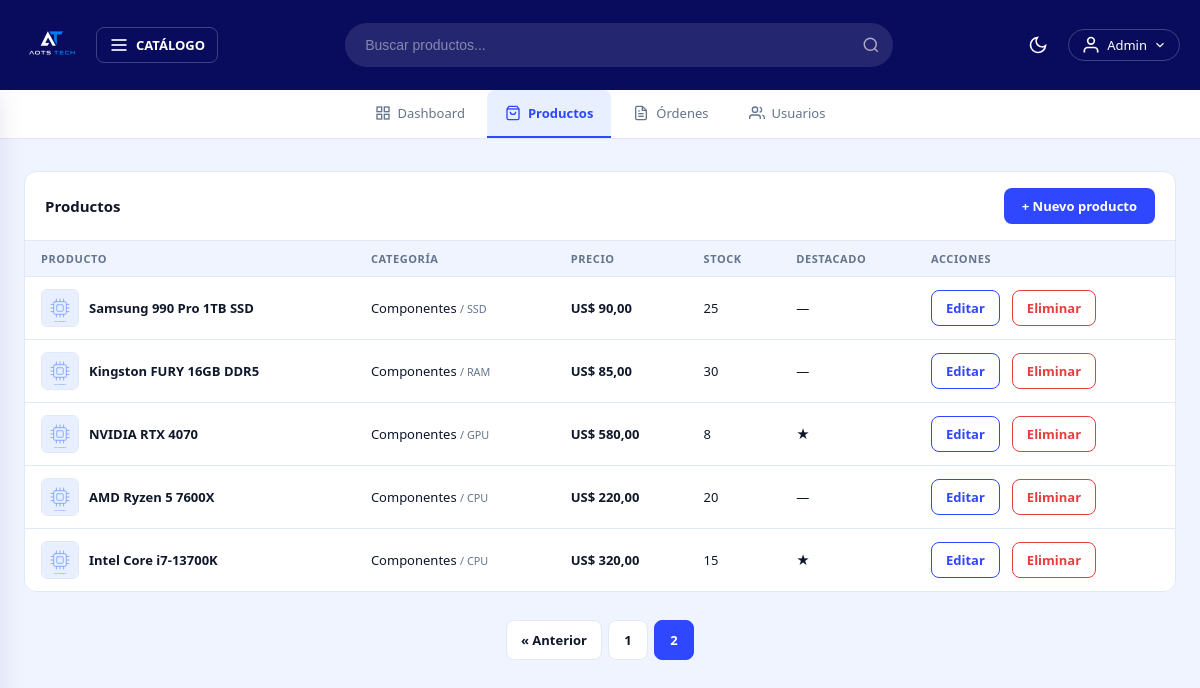
/admin/productos?page=2 (signed in), run on an earlier commit of the app's database.
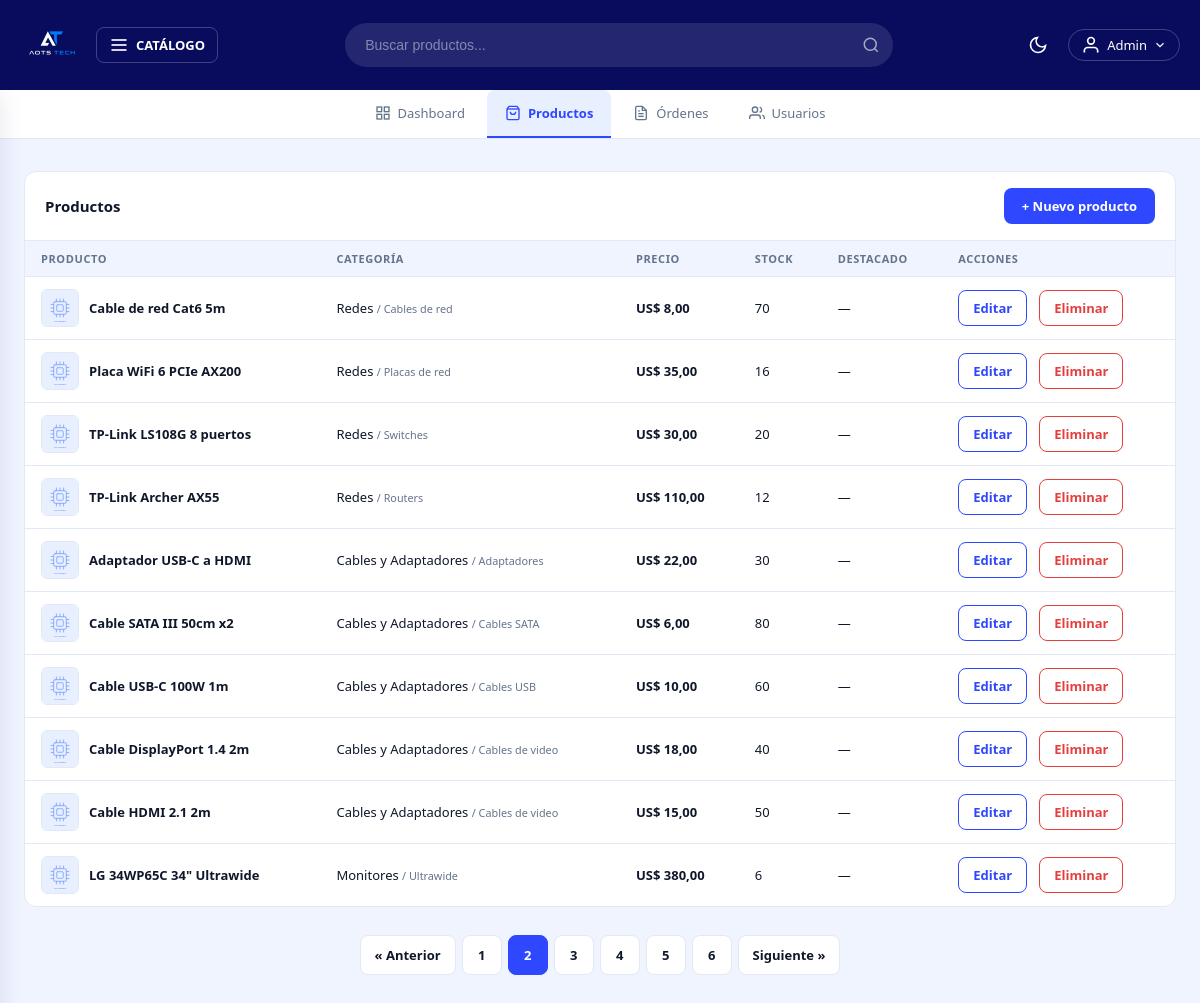
And on a later commit of the database.
### tables this page shows
CREATE TABLE productos (
    id              INT AUTO_INCREMENT PRIMARY KEY,
    nombre          VARCHAR(120)  NOT NULL,
    marca           VARCHAR(60)   NOT NULL DEFAULT '',
    descripcion     TEXT          NOT NULL,
    precio          DECIMAL(10,2) NOT NULL,
    stock           INT           NOT NULL DEFAULT 0,
    imagen          VARCHAR(255)  DEFAULT 'default.webp',
    subcategoria_id INT           NOT NULL,
    destacado       TINYINT(1)    NOT NULL DEFAULT 0,
    creado_en       TIMESTAMP     DEFAULT CURRENT_TIMESTAMP,
    CONSTRAINT fk_producto_subcategoria FOREIGN KEY (subcategoria_id) REFERENCES subcategorias(id)
);

CREATE TABLE categorias (
    id          INT AUTO_INCREMENT PRIMARY KEY,
    nombre      VARCHAR(80)  NOT NULL,
    slug        VARCHAR(80)  NOT NULL UNIQUE,
    descripcion VARCHAR(255) DEFAULT ''
);

CREATE TABLE subcategorias (
    id           INT AUTO_INCREMENT PRIMARY KEY,
    nombre       VARCHAR(80)  NOT NULL,
    slug         VARCHAR(80)  NOT NULL UNIQUE,
    categoria_id INT          NOT NULL,
    descripcion  VARCHAR(255) DEFAULT '',
    CONSTRAINT fk_sub_categoria FOREIGN KEY (categoria_id) REFERENCES categorias(id)
);

### controllers/AdminController.php (called while the page is built, shortened)
<?php
class AdminController {
    public static function productos(Router $router) {
        $pagina_actual = filter_var($_GET['page'] ?? 1, FILTER_VALIDATE_INT);
        $por_pagina = 10;
        $total      = Producto::total();
        $offset     = ($pagina_actual - 1) * $por_pagina;
        $productos  = Producto::paginar($por_pagina, $offset);
        foreach($productos as $producto) {
            $producto->subcategoria = Subcategoria::find($producto->subcategoria_id);
            if($producto->subcategoria) {
                $producto->categoria = Categoria::find($producto->subcategoria->categoria_id);
            }
        }
        $router->render('admin/productos/index', [
            'titulo'        => 'Productos',
            'productos'     => $productos,
            'pagina_actual' => $pagina_actual,
            'total_paginas' => (int) ceil($total / $por_pagina)
        ]);
    }
}

### public/index.php (called while the page is built, shortened)
<?php
require_once __DIR__ . '/../includes/app.php';
$router = new Router();
$router->get('/',         [PaginasController::class, 'index']);
$router->get('/sobre',    [PaginasController::class, 'sobre']);
$router->get('/contacto', [PaginasController::class, 'contacto']);
$router->get('/garantia', [PaginasController::class, 'garantia']);
$router->post('/contacto',[PaginasController::class, 'contacto']);
$router->get('/404',      [PaginasController::class, 'error']);
$router->get('/producto', [PaginasController::class, 'producto']);
$router->get('/categoria-producto/categoria',    [PaginasController::class, 'categoria']);
$router->get('/categoria-producto/subcategoria', [PaginasController::class, 'subcategoria']);
$router->get('/buscar', [BuscadorController::class, 'buscar']);
$router->get('/login',        [AuthController::class, 'login']);
$router->post('/login',       [AuthController::class, 'login']);
$router->post('/logout',      [AuthController::class, 'logout']);
$router->get('/registro',     [AuthController::class, 'registro']);
$router->post('/registro',    [AuthController::class, 'registro']);
$router->get('/confirmar',    [AuthController::class, 'confirmar']);
$router->get('/olvide',       [AuthController::class, 'olvide']);
$router->post('/olvide',      [AuthController::class, 'olvide']);
$router->get('/restablecer',  [AuthController::class, 'restablecer']);
$router->post('/restablecer', [AuthController::class, 'restablecer']);
$router->get('/mensaje',      [AuthController::class, 'mensaje']);
$router->get('/carrito',             [CarritoController::class, 'index']);
$router->post('/carrito/agregar',    [CarritoController::class, 'agregar']);
$router->post('/carrito/actualizar', [CarritoController::class, 'actualizar']);
$router->post('/carrito/eliminar',   [CarritoController::class, 'eliminar']);
$router->post('/carrito/vaciar',     [CarritoController::class, 'vaciar']);
$router->get('/checkout',           [OrdenController::class, 'checkout']);
$router->post('/checkout',          [OrdenController::class, 'checkout']);
$router->get('/orden/confirmacion', [OrdenController::class, 'confirmacion']);
$router->get('/mis-pedidos',        [OrdenController::class, 'misPedidos']);
$router->get('/cuenta',            [UsuarioController::class, 'dashboard']);
$router->get('/cuenta/modificar',  [UsuarioController::class, 'modificar']);
$router->post('/cuenta/modificar', [UsuarioController::class, 'modificar']);
$router->get('/admin/dashboard', [AdminController::class, 'dashboard']);
$router->get('/admin/productos',           [AdminController::class, 'productos']);
$router->get('/admin/productos/crear',     [AdminController::class, 'crearProducto']);
$router->post('/admin/productos/crear',    [AdminController::class, 'crearProducto']);
$router->get('/admin/productos/editar',    [AdminController::class, 'editarProducto']);
$router->post('/admin/productos/editar',   [AdminController::class, 'editarProducto']);
$router->post('/admin/productos/eliminar', [AdminController::class, 'eliminarProducto']);
$router->get('/admin/ordenes',        [AdminController::class, 'ordenes']);
$router->get('/admin/ordenes/crear',  [AdminController::class, 'crearOrden']);
$router->post('/admin/ordenes/crear', [AdminController::class, 'crearOrden']);
$router->get('/admin/usuarios',       [AdminController::class, 'usuarios']);
$router->comprobarRutas();

### models/ActiveRecord.php (called while the page is built, shortened)
<?php
class ActiveRecord {
    protected static $db;
    protected static $tabla = '';
    public static function setDB($database) {
        self::$db = $database;
    }
    public static function consultarSQL($query) {
        $resultado = self::$db->query($query);
        $array = [];
        while($registro = $resultado->fetch_assoc()) {
            $array[] = static::crearObjeto($registro);
        }
        return $array;
    }
    protected static function crearObjeto($registro) {
        $objeto = new static;
        foreach($registro as $key => $value) {
            if(property_exists($objeto, $key)) {
                $objeto->$key = $value;
            }
        }
        return $objeto;
    }
    public static function find($id) {
        $id = (int) $id;
        $query = "SELECT * FROM " . static::$tabla . " WHERE id = {$id}";
        $resultado = self::consultarSQL($query);
        return array_shift($resultado);
    }
    public static function paginar($por_pagina, $offset) {
        $query = "SELECT * FROM " . static::$tabla . " ORDER BY id DESC LIMIT {$por_pagina} OFFSET {$offset}";
        return self::consultarSQL($query);
    }
}

### models/Producto.php (called while the page is built, shortened)
<?php
class Producto extends ActiveRecord
{
    public function __construct($args = [])
    {
        $this->imagen          = $args['imagen']          ?? 'default.webp';
    }
}

### includes/funciones.php (called while the page is built, shortened)
<?php
function s($html) : string {
    return htmlspecialchars($html ?? '');
}
function formatear_precio($precio) : string {
    return 'US$ ' . number_format((float)$precio, 2, ',', '.');
}

### includes/app.php (called while the page is built, shortened)
<?php
require __DIR__ . '/funciones.php';
spl_autoload_register(function($class) {
    $base  = __DIR__ . '/..';
    $class = str_replace('\\', '/', $class);
    $rutas = [
        $base . '/' . strtolower(explode('/', $class)[0]) . 's/' . basename($class) . '.php',
        $base . '/models/'      . basename($class) . '.php',
        $base . '/controllers/' . basename($class) . '.php',
        $base . '/router/'      . basename($class) . '.php',
    ];
    foreach($rutas as $ruta) {
        if(file_exists($ruta)) {
            return;
        }
    }
});

### views/admin/productos/index.php (the view, shortened to what the changed rows need)
<div class="admin">
    <div class="admin__seccion">
        <div class="admin__seccion-header">
            <h2 class="admin__seccion-titulo">Productos</h2>
        </div>
        <?php if (empty($productos)): ?>
            <p class="admin__vacio">No hay productos todavía. ¡Creá el primero!</p>
        <?php else: ?>
            <div class="admin__tabla-wrap">
                <table class="admin__tabla">
                    <thead>
                        <tr>
                            <th>Producto</th>
                            <th>Categoría</th>
                            <th>Precio</th>
                            <th>Stock</th>
                            <th>Destacado</th>
                            <th>Acciones</th>
                        </tr>
                    </thead>
                    <tbody>
                        <?php foreach ($productos as $producto): ?>
                        <tr>
                            <td>
                                <a class="admin__producto"
                                   href="/producto?id=<?= (int) $producto->id ?>"
                                   title="Ver en la tienda">
                                    <img src="/img/productos/<?= s($producto->imagen) ?>"
                                         alt=""
                                         onerror="this.onerror=null;this.src='/img/placeholder.svg'">
                                    <?= s($producto->nombre) ?>
                                </a>
                            </td>
                            <td>
                                <?= s($producto->categoria->nombre ?? '—') ?>
                                <small class="admin__sub">/ <?= s($producto->subcategoria->nombre ?? '—') ?></small>
                            </td>
                            <td class="admin__monto"><?= formatear_precio($producto->precio) ?></td>
                            <td>
                                <?php if ((int) $producto->stock === 0): ?>
                                    <span class="estado estado--cancelado">Sin stock</span>
                                <?php else: ?>
                                    <?= (int) $producto->stock ?>
                                <?php endif; ?>
                            </td>
                            <td><?= $producto->destacado ? '★' : '—' ?></td>
                            <td>
                                <div class="admin__acciones-fila">
                                    <a class="boton boton--secundario boton--sm"
                                       href="/admin/productos/editar?id=<?= (int) $producto->id ?>">Editar</a>
                                    <form method="POST" action="/admin/productos/eliminar"
                                          class="js-confirm"
                                          data-mensaje="¿Eliminar el producto «<?= s($producto->nombre) ?>»?">
                                        <button type="submit" class="boton boton--peligro boton--sm">Eliminar</button>
                                    </form>
                                </div>
                            </td>
                        </tr>
                        <?php endforeach; ?>
                    </tbody>
                </table>
            </div>
        <?php endif; ?>
    </div>
    <?php include __DIR__ . '/../../parciales/paginacion.php'; ?>
</div>

### views/parciales/paginacion.php (shortened to what the changed rows need)
<?php if (($total_paginas ?? 1) > 1): ?>
<nav class="paginacion" aria-label="Paginación">
    <?php if ($pagina_actual > 1): ?>
        <a class="paginacion__enlace paginacion__enlace--texto" href="?page=<?= $pagina_actual - 1 ?>">&laquo; Anterior</a>
    <?php endif; ?>
    <?php for ($i = 1; $i <= $total_paginas; $i++): ?>
        <?php if ($i === $pagina_actual): ?>
            <span class="paginacion__enlace paginacion__enlace--actual" aria-current="page"><?= $i ?></span>
        <?php else: ?>
            <a class="paginacion__enlace" href="?page=<?= $i ?>"><?= $i ?></a>
        <?php endif; ?>
    <?php endfor; ?>
    <?php if ($pagina_actual < $total_paginas): ?>
        <a class="paginacion__enlace paginacion__enlace--texto" href="?page=<?= $pagina_actual + 1 ?>">Siguiente &raquo;</a>
    <?php endif; ?>
</nav>
<?php endif; ?>

What changed in the data, as far as the page shows it:
no longer on this page (row edited): productos: nombre "Samsung 990 Pro 1TB SSD", subcategoria.nombre "SSD", precio "US$ 90,00", stock "25"
no longer on this page (row unchanged): categorias: nombre "Componentes"
no longer on this page (row edited): productos: nombre "Kingston FURY 16GB DDR5", subcategoria.nombre "RAM", precio "US$ 85,00", stock "30"
no longer on this page (row edited): productos: nombre "NVIDIA RTX 4070", subcategoria.nombre "GPU", precio "US$ 580,00", stock "8"
no longer on this page (row edited): productos: nombre "AMD Ryzen 5 7600X", subcategoria.nombre "CPU", precio "US$ 220,00", stock "20"
no longer on this page (row edited): productos: nombre "Intel Core i7-13700K", subcategoria.nombre "CPU", precio "US$ 320,00", stock "15"
added productos: nombre "Cable de red Cat6 5m", subcategoria.nombre "Cables de red", precio "US$ 8,00", stock "70"
now on this page (row unchanged): categorias: nombre "Redes"
added productos: nombre "Placa WiFi 6 PCIe AX200", subcategoria.nombre "Placas de red", precio "US$ 35,00", stock "16"
added productos: nombre "TP-Link LS108G 8 puertos", subcategoria.nombre "Switches", precio "US$ 30,00", stock "20"
added productos: nombre "TP-Link Archer AX55", subcategoria.nombre "Routers", precio "US$ 110,00", stock "12"
added productos: nombre "Adaptador USB-C a HDMI", subcategoria.nombre "Adaptadores", precio "US$ 22,00", stock "30"
now on this page (row unchanged): categorias: nombre "Cables y Adaptadores"
added productos: nombre "Cable SATA III 50cm x2", subcategoria.nombre "Cables SATA", precio "US$ 6,00", stock "80"
added productos: nombre "Cable USB-C 100W 1m", subcategoria.nombre "Cables USB", precio "US$ 10,00", stock "60"
added productos: nombre "Cable DisplayPort 1.4 2m", subcategoria.nombre "Cables de video", precio "US$ 18,00", stock "40"
added productos: nombre "Cable HDMI 2.1 2m", subcategoria.nombre "Cables de video", precio "US$ 15,00", stock "50"
added productos: nombre "LG 34WP65C 34\" Ultrawide", subcategoria.nombre "Ultrawide", precio "US$ 380,00", stock "6"
now on this page (row unchanged): categorias: nombre "Monitores"
Also different on the page:
new list line: "3"
new list line: "4"
new list line: "5"
new list line: "6"
text now shown: "Siguiente »"
